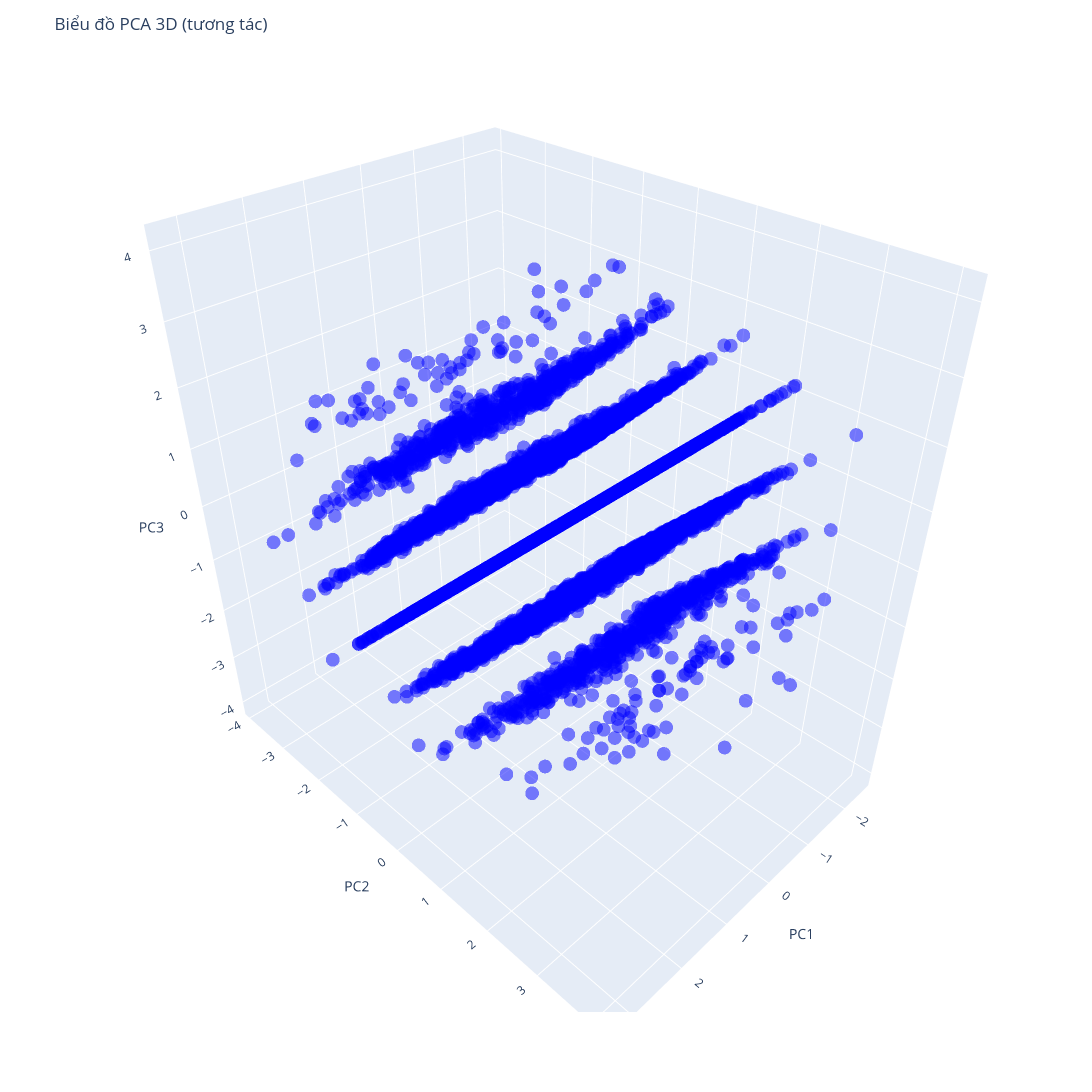

The cell this chart's notebook holds for it:
### Code cell
import plotly.express as px

# Áp dụng PCA với 2 thành phần
pca = PCA(n_components=3)
data_pca = pca.fit_transform(df_encoded)

# In số chiều sau PCA
print(f"Số chiều sau PCA: {data_pca.shape[1]}")  # sẽ in ra 2

# Không cần cắt và không cần to_numpy vì đã là NumPy array
df_pca = pd.DataFrame(data_pca, columns=['PC1', 'PC2', 'PC3'])

fig = px.scatter_3d(df_pca, x='PC1', y='PC2', z='PC3',
                    color_discrete_sequence=['blue'],
                    opacity=0.5)

fig.update_layout(title='Biểu đồ PCA 3D (tương tác)',
                      width=1200,
                    height=1800,
                  scene=dict(xaxis_title='PC1',
                             yaxis_title='PC2',
                             zaxis_title='PC3'))

fig.show()

### Figure 1 — Plotly figure (JSON) as saved in the notebook; plotly's stock layout.template omitted (floating-point values rounded to 4 significant figures; data arrays with more than 128 entries replaced by an {"elided": "..."} marker saying what was removed)
{"data": [{"hovertemplate": "PC1=%{x}<br>PC2=%{y}<br>PC3=%{z}<extra></extra>", "legendgroup": "", "marker": {"color": "blue", "opacity": 0.5, "symbol": "circle"}, "mode": "markers", "name": "", "scene": "scene", "showlegend": false, "type": "scatter3d", "x": {"elided": "10000 float values"}, "y": {"elided": "10000 float values"}, "z": {"elided": "10000 float values"}}], "layout": {"height": 1800, "legend": {"tracegroupgap": 0}, "margin": {"t": 60}, "scene": {"domain": {"x": [0, 1], "y": [0, 1]}, "xaxis": {"title": {"text": "PC1"}}, "yaxis": {"title": {"text": "PC2"}}, "zaxis": {"title": {"text": "PC3"}}}, "title": {"text": "Biểu đồ PCA 3D (tương tác)"}, "width": 1200}}
